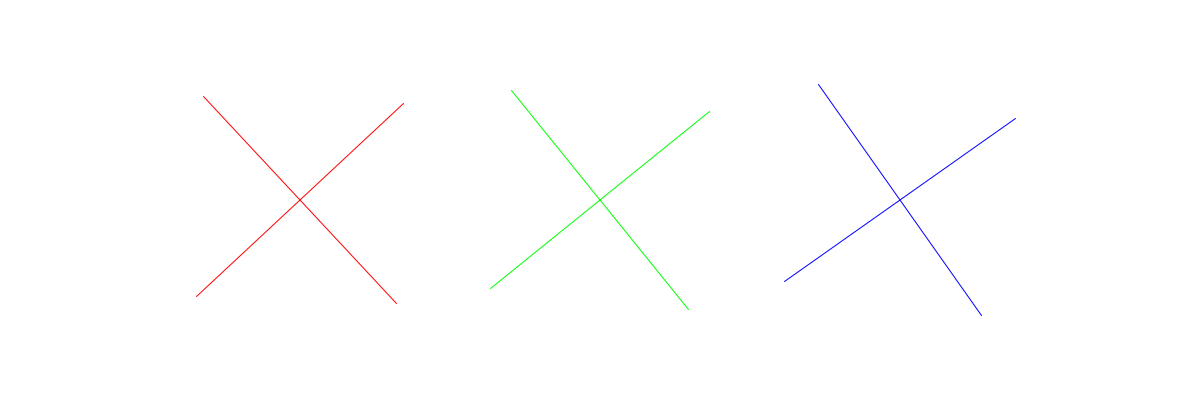
Frame 1 (no input)
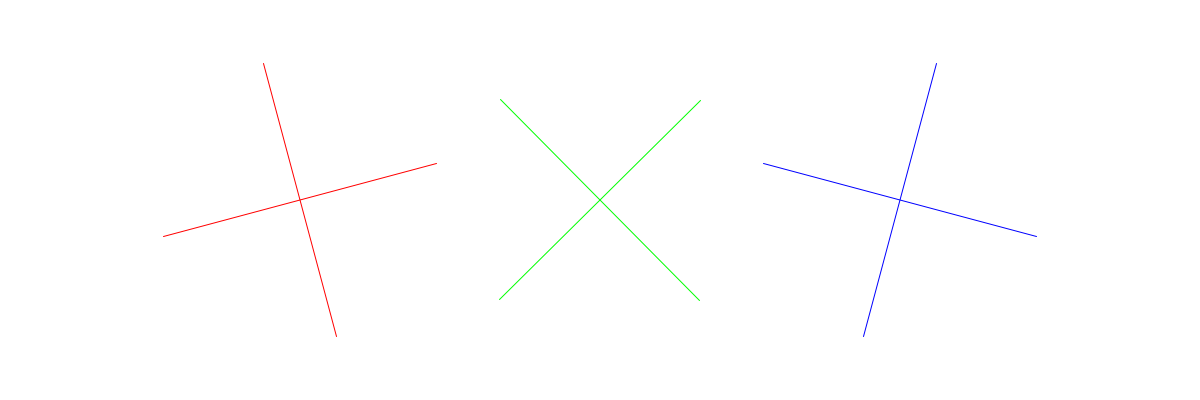
Frame 60 (the mouse pressed at the canvas centre just before this capture)
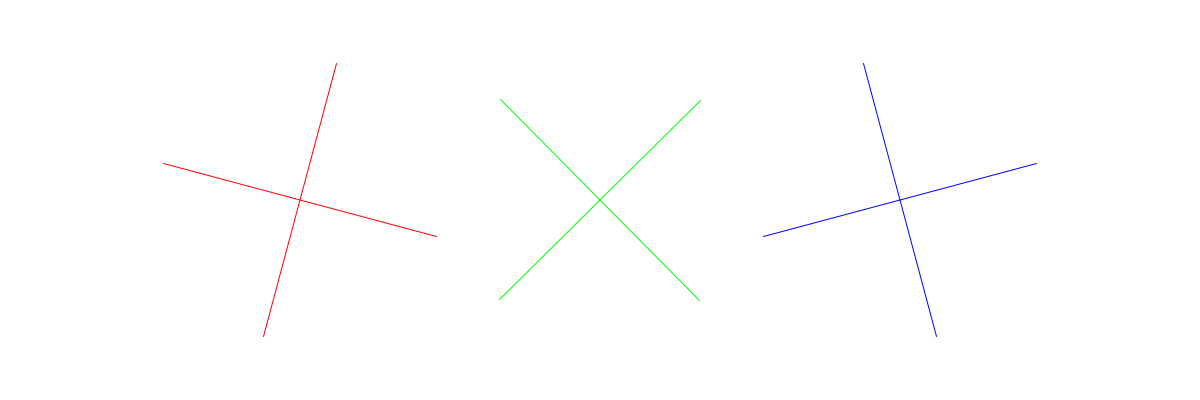
Frame 120 (the mouse held since frame 60 and released just before this capture)

The Processing sketch that drew these frames (run headless with seeded random() and noise(); from frame 60 on, the mouse is pressed at the canvas centre):

// Processing sketch: processing_72329
// ── processing_72329.pde

/*
 * Lines Rotating Separate
 * To show rotations at different speeds
 *
 * CC Lab Fall 2012
 * by Ryan Raffa
 * 09/20/12
 */
 
int xOne, yOne;
int xTwo, yTwo;
int xThree, yThree;
int xFour, yFour;

float deg, degTwo, degThree;

void setup() {
 
 size(1200,400);
 
 xOne = -100;
 yOne = -100;

 xTwo = -100;
 yTwo = 100;

 xThree = 100;
 yThree = -100;

 xFour = 100;
 yFour = 100;
 
 deg = 0.0;
 degTwo = 0.0;
 degThree = 0.0;
 
}

void draw() {
 background(255);

 //red lines
 pushMatrix();
 translate(300,height/2);

 deg+=2;
 float rad = radians(deg);
 rotate(rad);

 stroke(255,0,0);
 line(xOne, yOne, xFour, yFour);
 line(xTwo, yTwo, xThree, yThree);
 popMatrix();

 //green lines
 pushMatrix();
 translate(width/2,height/2);
 
 degTwo+=6;
 float radTwo = radians(degTwo);
 rotate(radTwo);

 stroke(0,255,0);
 line(xOne, yOne, xFour, yFour);
 line(xTwo, yTwo, xThree, yThree);
 popMatrix();

 //blue lines
 pushMatrix();
 translate(900,height/2); 
 
 degThree+=10;
 float radThree = radians(degThree);
 rotate(radThree);
 
 stroke(0,0,255);
 line(xOne, yOne, xFour, yFour);
 line(xTwo, yTwo, xThree, yThree);
 popMatrix();
  
}
